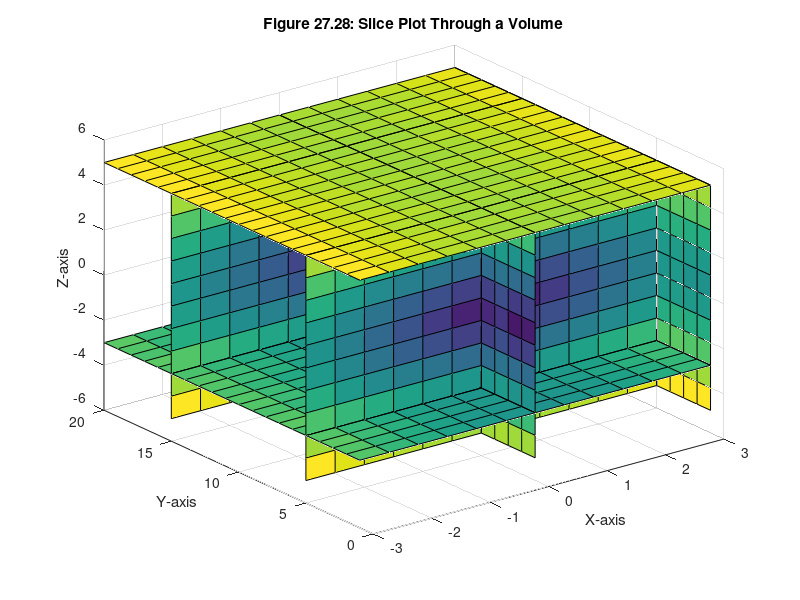

Source code (MATLAB):
x=linspace(-3,3,13);
y=1:20;
z=-5:5;
[X,Y,Z]=meshgrid(x,y,z);
V=sqrt(X.^2 + cos(Y).^2 + Z.^2);
slice(X,Y,Z,V,[0 3],[5 15],[-3 5])
xlabel('X-axis')
ylabel('Y-axis')
zlabel('Z-axis')
title('Figure 27.28: Slice Plot Through a Volume')
